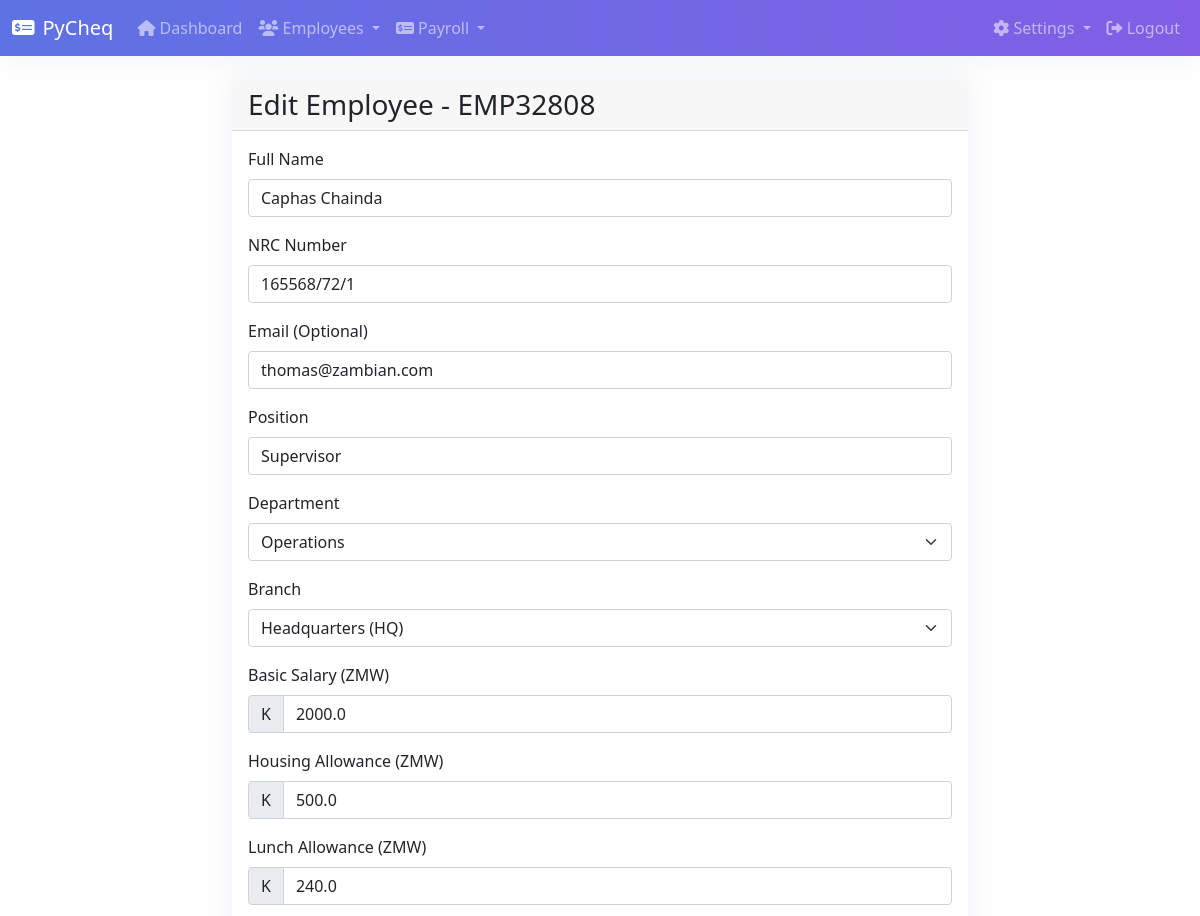
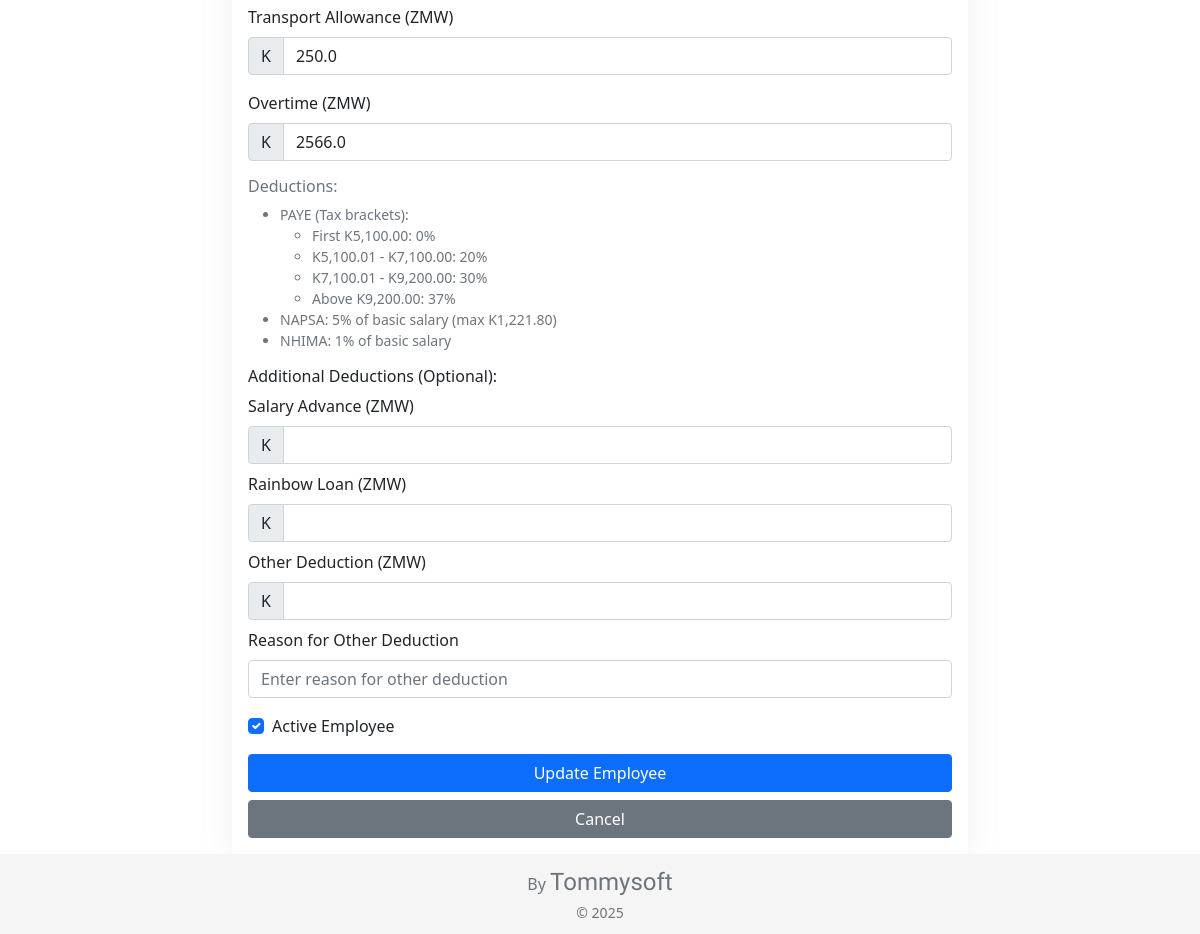
The app's page /edit_employee/1 (signed in) with its own data (2 pictures, top to bottom).
### models.py (models this page shows, shortened)
class Employee(db.Model):
    id = db.Column(db.Integer, primary_key=True)
    employee_code = db.Column(db.String(10), unique=True, nullable=False)
    name = db.Column(db.String(100), nullable=False)
    nrc = db.Column(db.String(20), unique=True, nullable=True)
    email = db.Column(db.String(100), unique=True, nullable=True)
    position = db.Column(db.String(100), nullable=False)
    department = db.Column(db.String(100), nullable=True)
    branch_id = db.Column(db.Integer, db.ForeignKey('branch.id'))
    branch = db.relationship('Branch', backref=db.backref('employees', lazy=True))
    basic_salary = db.Column(db.Float, nullable=False)
    housing_allowance = db.Column(db.Float, default=0)
    lunch_allowance = db.Column(db.Float, default=0)
    transport_allowance = db.Column(db.Float, default=0)
    overtime = db.Column(db.Float, default=0)
    salary_advance = db.Column(db.Float, default=0)
    rainbow_loan = db.Column(db.Float, default=0)
    other_deduction = db.Column(db.Float, default=0)
    other_deduction_reason = db.Column(db.String(200), nullable=True)
    hire_date = db.Column(db.DateTime, default=datetime.now)
    is_active = db.Column(db.Boolean, default=True)
    payroll_records = db.relationship('PayrollRecord', backref='employee', lazy=True, cascade='all, delete-orphan', overlaps="employee_rel,payroll_records_list")

class Branch(db.Model):
    id = db.Column(db.Integer, primary_key=True)
    name = db.Column(db.String(100), nullable=False, unique=True)
    address = db.Column(db.Text, nullable=True)
    phone = db.Column(db.String(20), nullable=True)
    email = db.Column(db.String(120), nullable=True)
    manager = db.Column(db.String(100), nullable=True)
    is_active = db.Column(db.Boolean, default=True)
    created_at = db.Column(db.DateTime, nullable=False, default=datetime.utcnow)
    updated_at = db.Column(db.DateTime, nullable=False, default=datetime.utcnow, onupdate=datetime.utcnow)

### app.py (the view, shortened to what this page needs)
@app.route('/edit_employee/<int:employee_id>', methods=['GET', 'POST'])
@login_required
def edit_employee(employee_id):
    employee = Employee.query.get_or_404(employee_id)
    def safe_float(val):
        try:
            return float(val)
        except (TypeError, ValueError):
            return 0.0
    branches = Branch.query.all()
    return render_template('edit_employee.html', employee=employee, branches=branches)

### app.py (called while the page is built)
@login_manager.user_loader
def load_user(user_id):
    return User.query.get(int(user_id))

### templates/edit_employee.html (shortened to what this page needs)
{% extends "base.html" %}
{% block content %}
<div class="container">
    <div class="row justify-content-center">
        <div class="col-md-8">
            <div class="card">
                <div class="card-header">
                    <h3 class="card-title mb-0">Edit Employee - {{ employee.employee_code }}</h3>
                </div>
                <div class="card-body">
                    <form method="POST">
                        <div class="mb-3">
                            <label for="name" class="form-label">Full Name</label>
                            <input type="text" class="form-control" id="name" name="name" value="{{ employee.name }}" required>
                        </div>
                        <div class="mb-3">
                            <label for="nrc" class="form-label">NRC Number</label>
                            <input type="text" class="form-control" id="nrc" name="nrc" value="{{ employee.nrc }}" required
                                   pattern="[0-9]{6}/[0-9]{2}/[0-9]{1}"
                                   title="Please enter a valid NRC number in format: 000000/00/0">
                        </div>
                        <div class="mb-3">
                            <label for="email" class="form-label">Email (Optional)</label>
                            <input type="email" class="form-control" id="email" name="email" value="{% if employee.email %}{{ employee.email }}{% endif %}">
                        </div>
                        <div class="mb-3">
                            <label for="position" class="form-label">Position</label>
                            <input type="text" class="form-control" id="position" name="position" value="{{ employee.position }}">
                        </div>
                        <div class="mb-3">
                            <label for="department" class="form-label">Department</label>
                            <select class="form-select" id="department" name="department">
                                <option value="Operations" {% if employee.department == 'Operations' %}selected{% endif %}>Operations</option>
                            </select>
                        </div>
                        <div class="mb-3">
                            <label for="branch" class="form-label">Branch</label>
                            <select class="form-select" id="branch" name="branch">
                                {% for branch in branches %}
                                <option value="{{ branch.id }}" {% if employee.branch_id == branch.id %}selected{% endif %}>{{ branch.name }}</option>
                                {% endfor %}
                            </select>
                        </div>
                        <div class="mb-3">
                            <label for="basic_salary" class="form-label">Basic Salary (ZMW)</label>
                            <div class="input-group">
                                <span class="input-group-text">K</span>
                                <input type="number" step="0.01" min="0" class="form-control" id="basic_salary" name="basic_salary" value="{{ employee.basic_salary }}">
                            </div>
                        </div>
                        <div class="mb-3">
                            <label for="housing_allowance" class="form-label">Housing Allowance (ZMW)</label>
                            <div class="input-group">
                                <span class="input-group-text">K</span>
                                <input type="number" step="0.01" min="0" class="form-control" id="housing_allowance" name="housing_allowance" value="{% if employee.housing_allowance %}{{ employee.housing_allowance }}{% endif %}">
                            </div>
                        </div>
                        <div class="mb-3">
                            <label for="lunch_allowance" class="form-label">Lunch Allowance (ZMW)</label>
                            <div class="input-group">
                                <span class="input-group-text">K</span>
                                <input type="number" step="0.01" min="0" class="form-control" id="lunch_allowance" name="lunch_allowance" value="{% if employee.lunch_allowance %}{{ employee.lunch_allowance }}{% endif %}">
                            </div>
                        </div>
                        <div class="mb-3">
                            <label for="transport_allowance" class="form-label">Transport Allowance (ZMW)</label>
                            <div class="input-group">
                                <span class="input-group-text">K</span>
                                <input type="number" step="0.01" min="0" class="form-control" id="transport_allowance" name="transport_allowance" value="{% if employee.transport_allowance %}{{ employee.transport_allowance }}{% endif %}">
                            </div>
                        </div>
                        <div class="mb-3">
                            <label for="overtime" class="form-label">Overtime (ZMW)</label>
                            <div class="input-group">
                                <span class="input-group-text">K</span>
                                <input type="number" step="0.01" min="0" class="form-control" id="overtime" name="overtime" value="{% if employee.overtime %}{{ employee.overtime }}{% endif %}">
                            </div>
                            <div class="form-text">
                                <h6 class="mt-3">Deductions:</h6>
                                <ul>
                                    <li>PAYE (Tax brackets):</li>
                                    <ul>
                                        <li>First K5,100.00: 0%</li>
                                        <li>K5,100.01 - K7,100.00: 20%</li>
                                        <li>K7,100.01 - K9,200.00: 30%</li>
                                        <li>Above K9,200.00: 37%</li>
                                    </ul>
                                    <li>NAPSA: 5% of basic salary (max K1,221.80)</li>
                                    <li>NHIMA: 1% of basic salary</li>
                                </ul>
                            </div>
                        </div>
                        <div class="mb-3">
                            <h6>Additional Deductions (Optional):</h6>
                            <div class="mb-2">
                                <label for="salary_advance" class="form-label">Salary Advance (ZMW)</label>
                                <div class="input-group">
                                    <span class="input-group-text">K</span>
                                    <input type="number" step="0.01" min="0" class="form-control" id="salary_advance" name="salary_advance" value="{% if employee.salary_advance %}{{ employee.salary_advance }}{% endif %}">
                                </div>
                            </div>
                            <div class="mb-2">
                                <label for="rainbow_loan" class="form-label">Rainbow Loan (ZMW)</label>
                                <div class="input-group">
                                    <span class="input-group-text">K</span>
                                    <input type="number" step="0.01" min="0" class="form-control" id="rainbow_loan" name="rainbow_loan" value="{% if employee.rainbow_loan %}{{ employee.rainbow_loan }}{% endif %}">
                                </div>
                            </div>
                            <div class="mb-2">
                                <label for="other_deduction" class="form-label">Other Deduction (ZMW)</label>
                                <div class="input-group">
                                    <span class="input-group-text">K</span>
                                    <input type="number" step="0.01" min="0" class="form-control" id="other_deduction" name="other_deduction" value="{% if employee.other_deduction %}{{ employee.other_deduction }}{% endif %}">
                                </div>
                            </div>
                            <div class="mb-2">
                                <label for="other_deduction_reason" class="form-label">Reason for Other Deduction</label>
                                <input type="text" class="form-control" id="other_deduction_reason" name="other_deduction_reason" value="" placeholder="Enter reason for other deduction">
                            </div>
                        </div>
                        <div class="mb-3">
                            <div class="form-check">
                                <input type="checkbox" class="form-check-input" id="is_active" name="is_active" {% if employee.is_active %}checked{% endif %}>
                                <label class="form-check-label" for="is_active">Active Employee</label>
                            </div>
                        </div>
                        <div class="d-grid gap-2">
                            <button type="submit" class="btn btn-primary">Update Employee</button>
                            <a href="{{ url_for('dashboard') }}" class="btn btn-secondary">Cancel</a>
                        </div>
                    </form>
                </div>
            </div>
        </div>
    </div>
</div>
{% endblock %}

### templates/base.html (style rules this page uses)
.card { box-shadow: 0 0 2rem 0 rgba(136,152,170,.15); border: 0; }
html { position: relative; min-height: 100%; }
body { margin-bottom: 80px; }

### records on screen
Employee: employee_code "EMP32808", name "Caphas Chainda", nrc "165568/72/1", email "thomas@zambian.com", position "Supervisor", department "Operations", branch "Headquarters (HQ)", basic_salary "2000.0", housing_allowance "500.0", lunch_allowance "240.0", transport_allowance "250.0", overtime "2566.0", is_active "☑"
